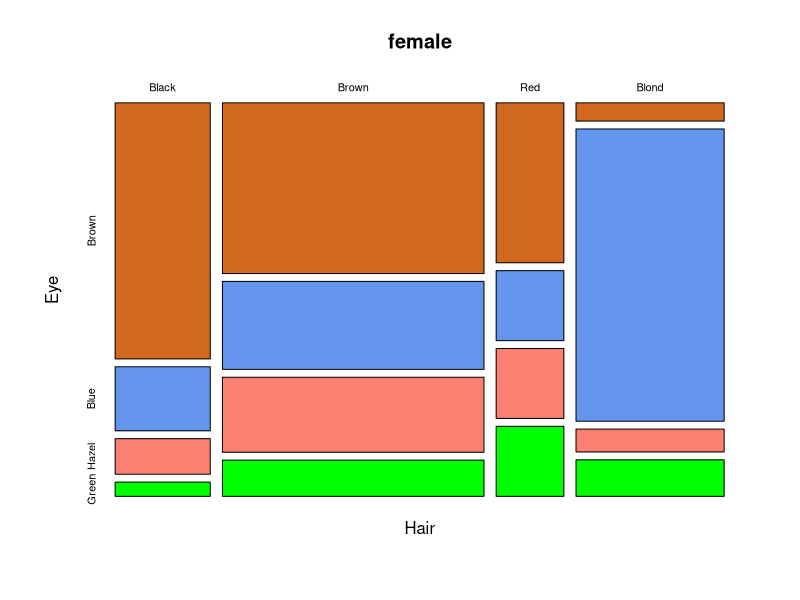

R code for this plot:
female <- HairEyeColor[, , "Female"]
mosaicplot(female,col = c("chocolate", "cornflowerblue", "salmon", "green"))
chisq.test(female, simulate.p.value = TRUE)